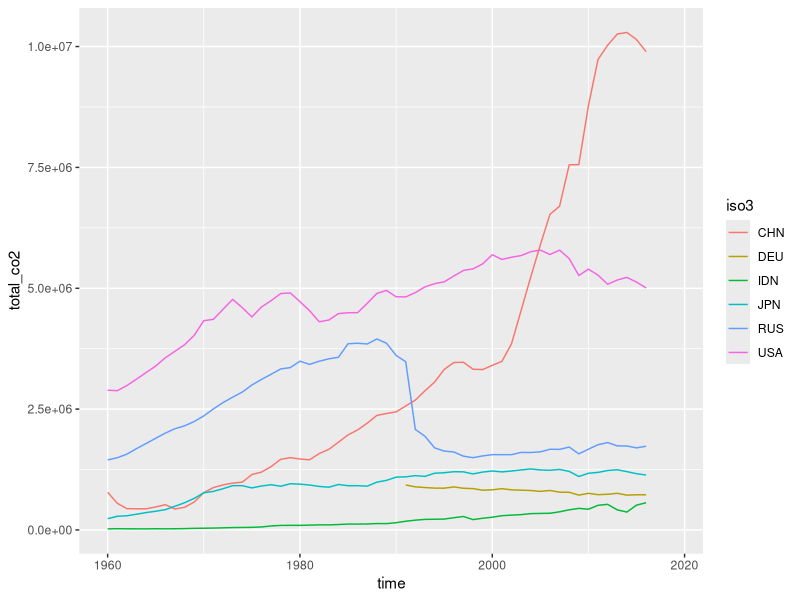
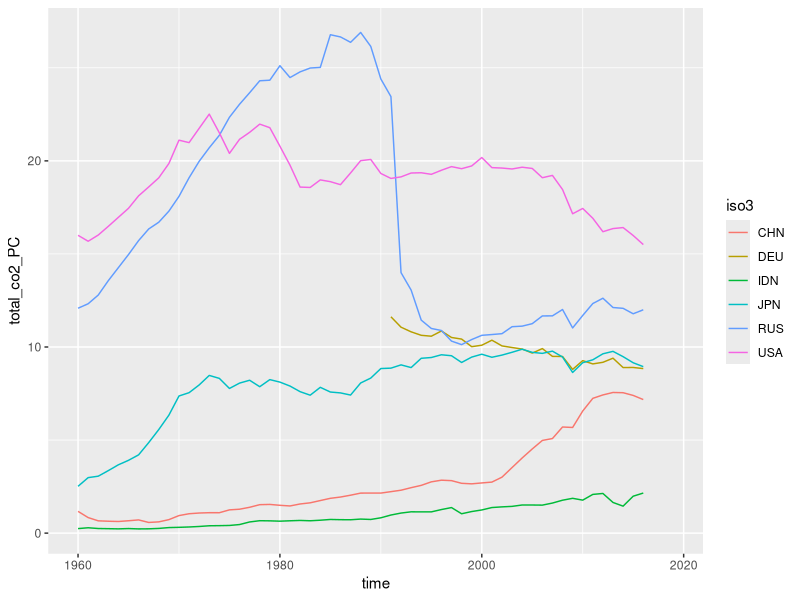
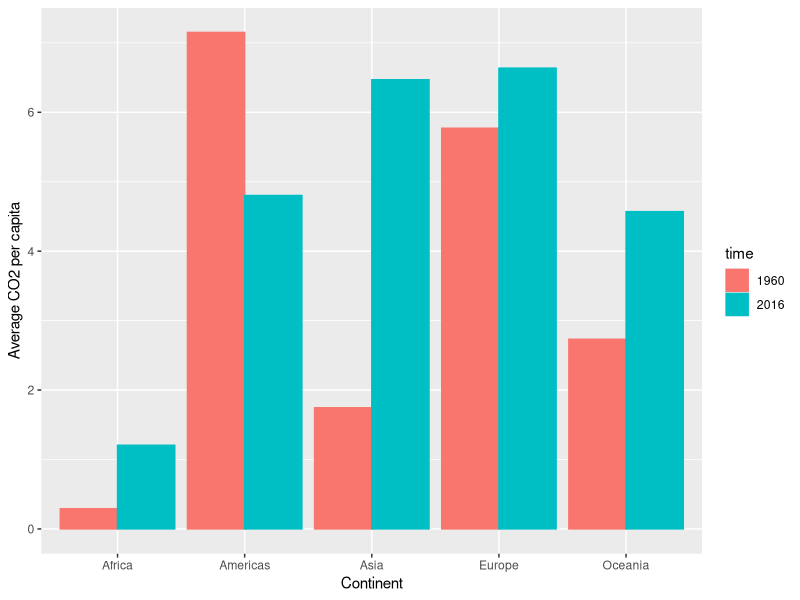
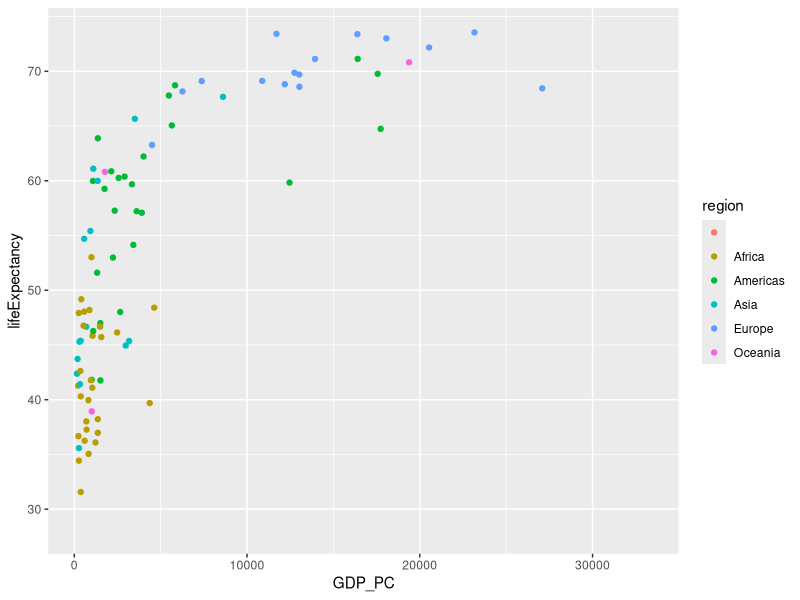
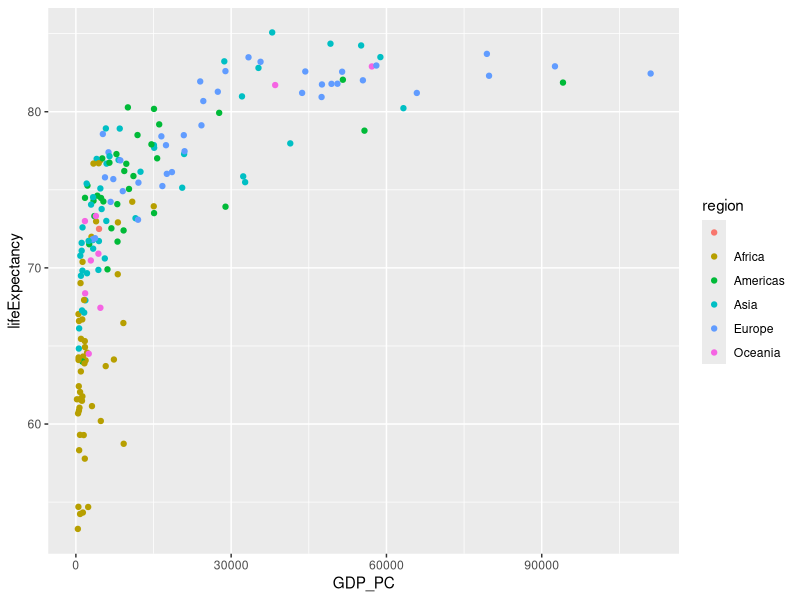
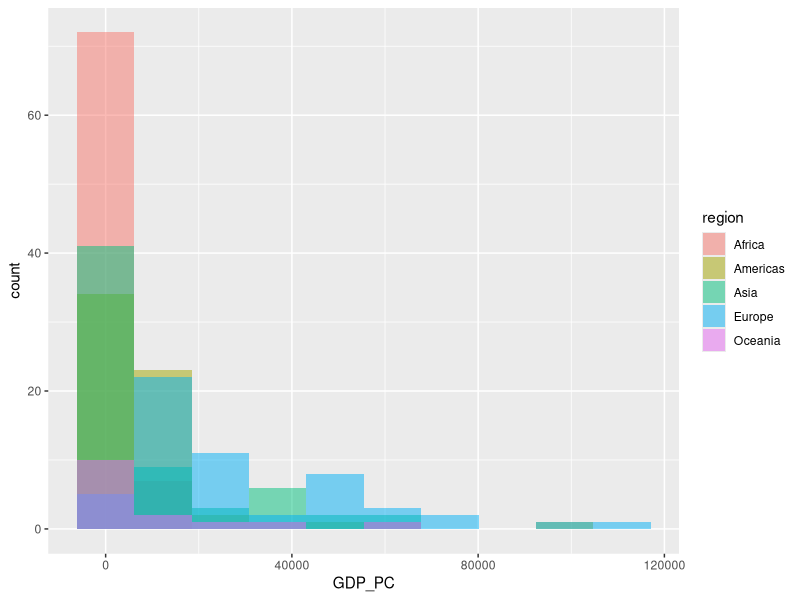

Reproduce these figures in R, in order.
## ---- chunk 1
knitr::opts_chunk$set(echo = TRUE)
## ---- chunk 2
library(tidyverse)
gapminder<-read.delim("gapminder.csv")
dim(gapminder)
## ---- chunk 3
gapminder%>%sample_n(6)
## ---- chunk 4
gapminder%>%
  group_by(iso3)%>%
  n_groups()

gapminder%>%
  group_by(iso2)%>%
  n_groups()

gapminder%>%
  group_by(name)%>%
  n_groups()
## ---- chunk 5
gapminder%>%
  group_by(iso2)%>%
  summarize(n=n_distinct(name))%>%
  arrange(desc(n))%>%
  top_n(5)
## ---- chunk 6
gapminder%>%
  filter(iso2=="")%>%
  group_by(name)%>%
  summarize(n=n())
## ---- chunk 7
gapminder%>%
  group_by(name)%>%
  summarize(n=n_distinct(iso3))%>%
  arrange(desc(n))%>%
  top_n(5)

gapminder%>%
  filter(name=="")%>%
  group_by(iso3)%>%
  count()
## ---- chunk 8
min(gapminder$time,na.rm = TRUE)
max(gapminder$time,na.rm = TRUE)
## ---- chunk 9
gapminder%>%
  group_by(time)%>%
  summarize(n_missing_co2=sum(is.na(co2)))%>%
  arrange(desc(n_missing_co2))

gapminder%>%
  group_by(time)%>%
  summarize(n_missing_co2_PC=sum(is.na(co2_PC)))%>%
  arrange(desc(n_missing_co2_PC))

## ---- chunk 10
CO2_country<-gapminder%>%
      filter(iso3%in%c("CHN","RUS","IDN","USA","JPN","DEU"))%>%
      group_by(iso3,time)%>%
      summarize(total_co2=sum(co2))

ggplot(CO2_country,aes(x=time,y=total_co2,color=iso3))+
  geom_line()
## ---- chunk 11
CO2_country<-gapminder%>%
      filter(iso3%in%c("CHN","RUS","IDN","USA","JPN","DEU"))%>%
      group_by(iso3,time)%>%
      summarize(total_co2_PC=sum(co2_PC))

ggplot(CO2_country,aes(x=time,y=total_co2_PC,color=iso3))+
  geom_line()

## ---- chunk 12
gapminder%>%
      group_by(region)%>%
      summarize(avg_co2_PC=mean(co2_PC,na.rm = TRUE))

## ---- chunk 13
data1<-gapminder%>%filter(time%in%c(1960,2016))%>%
  group_by(region, time)%>%
  summarize(avg_co2_PC=mean(co2_PC,na.rm = TRUE))%>%
  filter(!is.na(region)&region!="")%>%
  mutate(time=as.factor(time))

ggplot(data1,aes(x=region,y=avg_co2_PC, fill=time,colour=time))+
  geom_bar(stat = "identity", position = "dodge")+
  xlab("Continent")+ylab("Average CO2 per capita")
## ---- chunk 14
gapminder%>%filter(time==2016)%>%
  group_by(region,name)%>%
      summarize(avg_co2_PC=mean(co2_PC,na.rm = TRUE))%>%
  filter(name!="")%>%
  group_by(region)%>%
  arrange(desc(avg_co2_PC))%>%
  top_n(3)%>%
  arrange(region)%>%
  print(n=100)
## ---- chunk 15
gapminder%>%filter(time==2016)%>%
  group_by(region,name)%>%
      summarize(avg_co2_PC=mean(co2_PC,na.rm = TRUE))%>%
  filter(name!="")%>%
  group_by(region)%>%
  arrange(avg_co2_PC)%>%
  top_n(3)%>%
  arrange(region)%>%
  print(n=100)
## ---- chunk 16
data2<-gapminder%>%
  filter(time==1960)


  ggplot(data=data2,aes(x=GDP_PC,y=lifeExpectancy,colour=region))+
  geom_point()
## ---- chunk 17
data3<-gapminder%>%
  filter(time==2019)


  ggplot(data=data3,aes(x=GDP_PC,y=lifeExpectancy,colour=region))+
  geom_point()
## ---- chunk 18

gapminder%>%
  filter(time%in%c(1960, 2019))%>%
  filter(region!="")%>%
  group_by(region)%>%
  summarize(avg_life=mean(lifeExpectancy,na.rm = TRUE))%>%
  arrange(desc(avg_life))
## ---- chunk 19
gapminder%>%
  mutate(prev=lag(lifeExpectancy),
         growth=lifeExpectancy-prev)%>%
  filter(!is.na(region)&region!="")%>%
  group_by(region)%>%
  summarize(avg_growth=mean(growth,na.rm = TRUE))%>%
  arrange(desc(avg_growth))
  
## ---- chunk 20
data3<-gapminder%>%
  filter(time %in% c(1960, 2019))%>%
  filter(!is.na(region)&region!="")

ggplot(data = data3, aes(x=GDP_PC,fill=region))+
  geom_histogram(alpha=0.5, position="identity",bins=10)+
  facet_grid()

## ---- chunk 21
gapminder%>%
  filter(time==1960)%>%
  filter(!is.na(name)&name!="")%>%
  arrange(desc(lifeExpectancy))%>%
  select(name,lifeExpectancy)%>%
  top_n(20)

## ---- chunk 22
gapminder%>%
  filter(time==2019)%>%
  filter(!is.na(name)&name!="")%>%
  arrange(desc(lifeExpectancy))%>%
  select(name,lifeExpectancy)%>%
  top_n(50)

## ---- chunk 23
gapminder%>%
  filter(time==1960)%>%
  filter(!is.na(name)&name!="")%>%
  filter(!is.na(lifeExpectancy))%>%
  nrow()

17/188
## ---- chunk 24
gapminder%>%
  filter(time==2019)%>%
  filter(!is.na(name)&name!="")%>%
  filter(!is.na(lifeExpectancy))%>%
  nrow()

46/196
